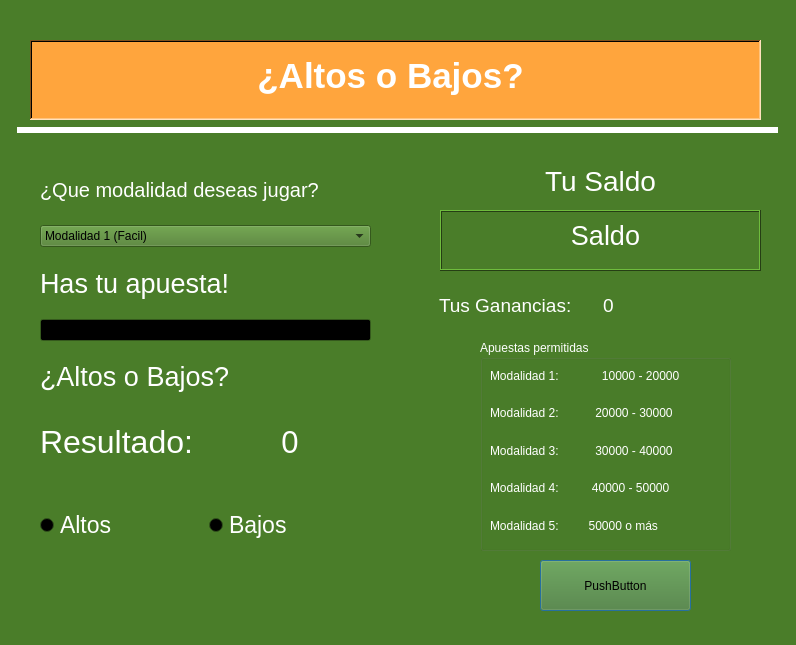
<?xml version="1.0" encoding="UTF-8"?>
<ui version="4.0">
 <class>Dialog</class>
 <widget class="QDialog" name="Dialog">
  <property name="geometry">
   <rect>
    <x>0</x>
    <y>0</y>
    <width>796</width>
    <height>645</height>
   </rect>
  </property>
  <property name="palette">
   <palette>
    <active>
     <colorrole role="WindowText">
      <brush brushstyle="SolidPattern">
       <color alpha="255">
        <red>255</red>
        <green>255</green>
        <blue>255</blue>
       </color>
      </brush>
     </colorrole>
     <colorrole role="Button">
      <brush brushstyle="SolidPattern">
       <color alpha="255">
        <red>74</red>
        <green>125</green>
        <blue>41</blue>
       </color>
      </brush>
     </colorrole>
     <colorrole role="Light">
      <brush brushstyle="SolidPattern">
       <color alpha="255">
        <red>111</red>
        <green>188</green>
        <blue>61</blue>
       </color>
      </brush>
     </colorrole>
     <colorrole role="Midlight">
      <brush brushstyle="SolidPattern">
       <color alpha="255">
        <red>92</red>
        <green>156</green>
        <blue>51</blue>
       </color>
      </brush>
     </colorrole>
     <colorrole role="Dark">
      <brush brushstyle="SolidPattern">
       <color alpha="255">
        <red>37</red>
        <green>62</green>
        <blue>20</blue>
       </color>
      </brush>
     </colorrole>
     <colorrole role="Mid">
      <brush brushstyle="SolidPattern">
       <color alpha="255">
        <red>49</red>
        <green>83</green>
        <blue>27</blue>
       </color>
      </brush>
     </colorrole>
     <colorrole role="Text">
      <brush brushstyle="SolidPattern">
       <color alpha="255">
        <red>0</red>
        <green>0</green>
        <blue>0</blue>
       </color>
      </brush>
     </colorrole>
     <colorrole role="BrightText">
      <brush brushstyle="SolidPattern">
       <color alpha="255">
        <red>255</red>
        <green>255</green>
        <blue>255</blue>
       </color>
      </brush>
     </colorrole>
     <colorrole role="ButtonText">
      <brush brushstyle="SolidPattern">
       <color alpha="255">
        <red>0</red>
        <green>0</green>
        <blue>0</blue>
       </color>
      </brush>
     </colorrole>
     <colorrole role="Base">
      <brush brushstyle="SolidPattern">
       <color alpha="255">
        <red>0</red>
        <green>0</green>
        <blue>0</blue>
       </color>
      </brush>
     </colorrole>
     <colorrole role="Window">
      <brush brushstyle="SolidPattern">
       <color alpha="255">
        <red>74</red>
        <green>125</green>
        <blue>41</blue>
       </color>
      </brush>
     </colorrole>
     <colorrole role="Shadow">
      <brush brushstyle="SolidPattern">
       <color alpha="255">
        <red>0</red>
        <green>0</green>
        <blue>0</blue>
       </color>
      </brush>
     </colorrole>
     <colorrole role="HighlightedText">
      <brush brushstyle="SolidPattern">
       <color alpha="255">
        <red>255</red>
        <green>255</green>
        <blue>255</blue>
       </color>
      </brush>
     </colorrole>
     <colorrole role="AlternateBase">
      <brush brushstyle="SolidPattern">
       <color alpha="255">
        <red>37</red>
        <green>62</green>
        <blue>20</blue>
       </color>
      </brush>
     </colorrole>
     <colorrole role="ToolTipBase">
      <brush brushstyle="SolidPattern">
       <color alpha="255">
        <red>255</red>
        <green>255</green>
        <blue>220</blue>
       </color>
      </brush>
     </colorrole>
     <colorrole role="ToolTipText">
      <brush brushstyle="SolidPattern">
       <color alpha="255">
        <red>0</red>
        <green>0</green>
        <blue>0</blue>
       </color>
      </brush>
     </colorrole>
    </active>
    <inactive>
     <colorrole role="WindowText">
      <brush brushstyle="SolidPattern">
       <color alpha="255">
        <red>255</red>
        <green>255</green>
        <blue>255</blue>
       </color>
      </brush>
     </colorrole>
     <colorrole role="Button">
      <brush brushstyle="SolidPattern">
       <color alpha="255">
        <red>74</red>
        <green>125</green>
        <blue>41</blue>
       </color>
      </brush>
     </colorrole>
     <colorrole role="Light">
      <brush brushstyle="SolidPattern">
       <color alpha="255">
        <red>111</red>
        <green>188</green>
        <blue>61</blue>
       </color>
      </brush>
     </colorrole>
     <colorrole role="Midlight">
      <brush brushstyle="SolidPattern">
       <color alpha="255">
        <red>92</red>
        <green>156</green>
        <blue>51</blue>
       </color>
      </brush>
     </colorrole>
     <colorrole role="Dark">
      <brush brushstyle="SolidPattern">
       <color alpha="255">
        <red>37</red>
        <green>62</green>
        <blue>20</blue>
       </color>
      </brush>
     </colorrole>
     <colorrole role="Mid">
      <brush brushstyle="SolidPattern">
       <color alpha="255">
        <red>49</red>
        <green>83</green>
        <blue>27</blue>
       </color>
      </brush>
     </colorrole>
     <colorrole role="Text">
      <brush brushstyle="SolidPattern">
       <color alpha="255">
        <red>0</red>
        <green>0</green>
        <blue>0</blue>
       </color>
      </brush>
     </colorrole>
     <colorrole role="BrightText">
      <brush brushstyle="SolidPattern">
       <color alpha="255">
        <red>255</red>
        <green>255</green>
        <blue>255</blue>
       </color>
      </brush>
     </colorrole>
     <colorrole role="ButtonText">
      <brush brushstyle="SolidPattern">
       <color alpha="255">
        <red>0</red>
        <green>0</green>
        <blue>0</blue>
       </color>
      </brush>
     </colorrole>
     <colorrole role="Base">
      <brush brushstyle="SolidPattern">
       <color alpha="255">
        <red>0</red>
        <green>0</green>
        <blue>0</blue>
       </color>
      </brush>
     </colorrole>
     <colorrole role="Window">
      <brush brushstyle="SolidPattern">
       <color alpha="255">
        <red>74</red>
        <green>125</green>
        <blue>41</blue>
       </color>
      </brush>
     </colorrole>
     <colorrole role="Shadow">
      <brush brushstyle="SolidPattern">
       <color alpha="255">
        <red>0</red>
        <green>0</green>
        <blue>0</blue>
       </color>
      </brush>
     </colorrole>
     <colorrole role="HighlightedText">
      <brush brushstyle="SolidPattern">
       <color alpha="255">
        <red>255</red>
        <green>255</green>
        <blue>255</blue>
       </color>
      </brush>
     </colorrole>
     <colorrole role="AlternateBase">
      <brush brushstyle="SolidPattern">
       <color alpha="255">
        <red>37</red>
        <green>62</green>
        <blue>20</blue>
       </color>
      </brush>
     </colorrole>
     <colorrole role="ToolTipBase">
      <brush brushstyle="SolidPattern">
       <color alpha="255">
        <red>255</red>
        <green>255</green>
        <blue>220</blue>
       </color>
      </brush>
     </colorrole>
     <colorrole role="ToolTipText">
      <brush brushstyle="SolidPattern">
       <color alpha="255">
        <red>0</red>
        <green>0</green>
        <blue>0</blue>
       </color>
      </brush>
     </colorrole>
    </inactive>
    <disabled>
     <colorrole role="WindowText">
      <brush brushstyle="SolidPattern">
       <color alpha="255">
        <red>37</red>
        <green>62</green>
        <blue>20</blue>
       </color>
      </brush>
     </colorrole>
     <colorrole role="Button">
      <brush brushstyle="SolidPattern">
       <color alpha="255">
        <red>74</red>
        <green>125</green>
        <blue>41</blue>
       </color>
      </brush>
     </colorrole>
     <colorrole role="Light">
      <brush brushstyle="SolidPattern">
       <color alpha="255">
        <red>111</red>
        <green>188</green>
        <blue>61</blue>
       </color>
      </brush>
     </colorrole>
     <colorrole role="Midlight">
      <brush brushstyle="SolidPattern">
       <color alpha="255">
        <red>92</red>
        <green>156</green>
        <blue>51</blue>
       </color>
      </brush>
     </colorrole>
     <colorrole role="Dark">
      <brush brushstyle="SolidPattern">
       <color alpha="255">
        <red>37</red>
        <green>62</green>
        <blue>20</blue>
       </color>
      </brush>
     </colorrole>
     <colorrole role="Mid">
      <brush brushstyle="SolidPattern">
       <color alpha="255">
        <red>49</red>
        <green>83</green>
        <blue>27</blue>
       </color>
      </brush>
     </colorrole>
     <colorrole role="Text">
      <brush brushstyle="SolidPattern">
       <color alpha="255">
        <red>37</red>
        <green>62</green>
        <blue>20</blue>
       </color>
      </brush>
     </colorrole>
     <colorrole role="BrightText">
      <brush brushstyle="SolidPattern">
       <color alpha="255">
        <red>255</red>
        <green>255</green>
        <blue>255</blue>
       </color>
      </brush>
     </colorrole>
     <colorrole role="ButtonText">
      <brush brushstyle="SolidPattern">
       <color alpha="255">
        <red>37</red>
        <green>62</green>
        <blue>20</blue>
       </color>
      </brush>
     </colorrole>
     <colorrole role="Base">
      <brush brushstyle="SolidPattern">
       <color alpha="255">
        <red>74</red>
        <green>125</green>
        <blue>41</blue>
       </color>
      </brush>
     </colorrole>
     <colorrole role="Window">
      <brush brushstyle="SolidPattern">
       <color alpha="255">
        <red>74</red>
        <green>125</green>
        <blue>41</blue>
       </color>
      </brush>
     </colorrole>
     <colorrole role="Shadow">
      <brush brushstyle="SolidPattern">
       <color alpha="255">
        <red>0</red>
        <green>0</green>
        <blue>0</blue>
       </color>
      </brush>
     </colorrole>
     <colorrole role="HighlightedText">
      <brush brushstyle="SolidPattern">
       <color alpha="255">
        <red>255</red>
        <green>255</green>
        <blue>255</blue>
       </color>
      </brush>
     </colorrole>
     <colorrole role="AlternateBase">
      <brush brushstyle="SolidPattern">
       <color alpha="255">
        <red>74</red>
        <green>125</green>
        <blue>41</blue>
       </color>
      </brush>
     </colorrole>
     <colorrole role="ToolTipBase">
      <brush brushstyle="SolidPattern">
       <color alpha="255">
        <red>255</red>
        <green>255</green>
        <blue>220</blue>
       </color>
      </brush>
     </colorrole>
     <colorrole role="ToolTipText">
      <brush brushstyle="SolidPattern">
       <color alpha="255">
        <red>0</red>
        <green>0</green>
        <blue>0</blue>
       </color>
      </brush>
     </colorrole>
    </disabled>
   </palette>
  </property>
  <property name="windowTitle">
   <string>Dialog</string>
  </property>
  <widget class="QLabel" name="label">
   <property name="geometry">
    <rect>
     <x>40</x>
     <y>40</y>
     <width>701</width>
     <height>71</height>
    </rect>
   </property>
   <property name="font">
    <font>
     <pointsize>26</pointsize>
     <weight>75</weight>
     <bold>true</bold>
    </font>
   </property>
   <property name="layoutDirection">
    <enum>Qt::LeftToRight</enum>
   </property>
   <property name="text">
    <string>¿Altos o Bajos?</string>
   </property>
   <property name="alignment">
    <set>Qt::AlignCenter</set>
   </property>
  </widget>
  <widget class="QFrame" name="frame">
   <property name="geometry">
    <rect>
     <x>30</x>
     <y>40</y>
     <width>731</width>
     <height>80</height>
    </rect>
   </property>
   <property name="baseSize">
    <size>
     <width>0</width>
     <height>0</height>
    </size>
   </property>
   <property name="palette">
    <palette>
     <active>
      <colorrole role="WindowText">
       <brush brushstyle="SolidPattern">
        <color alpha="255">
         <red>0</red>
         <green>0</green>
         <blue>0</blue>
        </color>
       </brush>
      </colorrole>
      <colorrole role="Button">
       <brush brushstyle="SolidPattern">
        <color alpha="255">
         <red>255</red>
         <green>165</green>
         <blue>61</blue>
        </color>
       </brush>
      </colorrole>
      <colorrole role="Light">
       <brush brushstyle="SolidPattern">
        <color alpha="255">
         <red>255</red>
         <green>225</green>
         <blue>189</blue>
        </color>
       </brush>
      </colorrole>
      <colorrole role="Midlight">
       <brush brushstyle="SolidPattern">
        <color alpha="255">
         <red>255</red>
         <green>195</green>
         <blue>125</blue>
        </color>
       </brush>
      </colorrole>
      <colorrole role="Dark">
       <brush brushstyle="SolidPattern">
        <color alpha="255">
         <red>127</red>
         <green>82</green>
         <blue>30</blue>
        </color>
       </brush>
      </colorrole>
      <colorrole role="Mid">
       <brush brushstyle="SolidPattern">
        <color alpha="255">
         <red>170</red>
         <green>110</green>
         <blue>40</blue>
        </color>
       </brush>
      </colorrole>
      <colorrole role="Text">
       <brush brushstyle="SolidPattern">
        <color alpha="255">
         <red>0</red>
         <green>0</green>
         <blue>0</blue>
        </color>
       </brush>
      </colorrole>
      <colorrole role="BrightText">
       <brush brushstyle="SolidPattern">
        <color alpha="255">
         <red>255</red>
         <green>255</green>
         <blue>255</blue>
        </color>
       </brush>
      </colorrole>
      <colorrole role="ButtonText">
       <brush brushstyle="SolidPattern">
        <color alpha="255">
         <red>0</red>
         <green>0</green>
         <blue>0</blue>
        </color>
       </brush>
      </colorrole>
      <colorrole role="Base">
       <brush brushstyle="SolidPattern">
        <color alpha="255">
         <red>255</red>
         <green>255</green>
         <blue>255</blue>
        </color>
       </brush>
      </colorrole>
      <colorrole role="Window">
       <brush brushstyle="SolidPattern">
        <color alpha="255">
         <red>255</red>
         <green>165</green>
         <blue>61</blue>
        </color>
       </brush>
      </colorrole>
      <colorrole role="Shadow">
       <brush brushstyle="SolidPattern">
        <color alpha="255">
         <red>0</red>
         <green>0</green>
         <blue>0</blue>
        </color>
       </brush>
      </colorrole>
      <colorrole role="AlternateBase">
       <brush brushstyle="SolidPattern">
        <color alpha="255">
         <red>255</red>
         <green>210</green>
         <blue>158</blue>
        </color>
       </brush>
      </colorrole>
      <colorrole role="ToolTipBase">
       <brush brushstyle="SolidPattern">
        <color alpha="255">
         <red>255</red>
         <green>255</green>
         <blue>220</blue>
        </color>
       </brush>
      </colorrole>
      <colorrole role="ToolTipText">
       <brush brushstyle="SolidPattern">
        <color alpha="255">
         <red>0</red>
         <green>0</green>
         <blue>0</blue>
        </color>
       </brush>
      </colorrole>
     </active>
     <inactive>
      <colorrole role="WindowText">
       <brush brushstyle="SolidPattern">
        <color alpha="255">
         <red>0</red>
         <green>0</green>
         <blue>0</blue>
        </color>
       </brush>
      </colorrole>
      <colorrole role="Button">
       <brush brushstyle="SolidPattern">
        <color alpha="255">
         <red>255</red>
         <green>165</green>
         <blue>61</blue>
        </color>
       </brush>
      </colorrole>
      <colorrole role="Light">
       <brush brushstyle="SolidPattern">
        <color alpha="255">
         <red>255</red>
         <green>225</green>
         <blue>189</blue>
        </color>
       </brush>
      </colorrole>
      <colorrole role="Midlight">
       <brush brushstyle="SolidPattern">
        <color alpha="255">
         <red>255</red>
         <green>195</green>
         <blue>125</blue>
        </color>
       </brush>
      </colorrole>
      <colorrole role="Dark">
       <brush brushstyle="SolidPattern">
        <color alpha="255">
         <red>127</red>
         <green>82</green>
         <blue>30</blue>
        </color>
       </brush>
      </colorrole>
      <colorrole role="Mid">
       <brush brushstyle="SolidPattern">
        <color alpha="255">
         <red>170</red>
         <green>110</green>
         <blue>40</blue>
        </color>
       </brush>
      </colorrole>
      <colorrole role="Text">
       <brush brushstyle="SolidPattern">
        <color alpha="255">
         <red>0</red>
         <green>0</green>
         <blue>0</blue>
        </color>
       </brush>
      </colorrole>
      <colorrole role="BrightText">
       <brush brushstyle="SolidPattern">
        <color alpha="255">
         <red>255</red>
         <green>255</green>
         <blue>255</blue>
        </color>
       </brush>
      </colorrole>
      <colorrole role="ButtonText">
       <brush brushstyle="SolidPattern">
        <color alpha="255">
         <red>0</red>
         <green>0</green>
         <blue>0</blue>
        </color>
       </brush>
      </colorrole>
      <colorrole role="Base">
       <brush brushstyle="SolidPattern">
        <color alpha="255">
         <red>255</red>
         <green>255</green>
         <blue>255</blue>
        </color>
       </brush>
      </colorrole>
      <colorrole role="Window">
       <brush brushstyle="SolidPattern">
        <color alpha="255">
         <red>255</red>
         <green>165</green>
         <blue>61</blue>
        </color>
       </brush>
      </colorrole>
      <colorrole role="Shadow">
       <brush brushstyle="SolidPattern">
        <color alpha="255">
         <red>0</red>
         <green>0</green>
         <blue>0</blue>
        </color>
       </brush>
      </colorrole>
      <colorrole role="AlternateBase">
       <brush brushstyle="SolidPattern">
        <color alpha="255">
         <red>255</red>
         <green>210</green>
         <blue>158</blue>
        </color>
       </brush>
      </colorrole>
      <colorrole role="ToolTipBase">
       <brush brushstyle="SolidPattern">
        <color alpha="255">
         <red>255</red>
         <green>255</green>
         <blue>220</blue>
        </color>
       </brush>
      </colorrole>
      <colorrole role="ToolTipText">
       <brush brushstyle="SolidPattern">
        <color alpha="255">
         <red>0</red>
         <green>0</green>
         <blue>0</blue>
        </color>
       </brush>
      </colorrole>
     </inactive>
     <disabled>
      <colorrole role="WindowText">
       <brush brushstyle="SolidPattern">
        <color alpha="255">
         <red>127</red>
         <green>82</green>
         <blue>30</blue>
        </color>
       </brush>
      </colorrole>
      <colorrole role="Button">
       <brush brushstyle="SolidPattern">
        <color alpha="255">
         <red>255</red>
         <green>165</green>
         <blue>61</blue>
        </color>
       </brush>
      </colorrole>
      <colorrole role="Light">
       <brush brushstyle="SolidPattern">
        <color alpha="255">
         <red>255</red>
         <green>225</green>
         <blue>189</blue>
        </color>
       </brush>
      </colorrole>
      <colorrole role="Midlight">
       <brush brushstyle="SolidPattern">
        <color alpha="255">
         <red>255</red>
         <green>195</green>
         <blue>125</blue>
        </color>
       </brush>
      </colorrole>
      <colorrole role="Dark">
       <brush brushstyle="SolidPattern">
        <color alpha="255">
         <red>127</red>
         <green>82</green>
         <blue>30</blue>
        </color>
       </brush>
      </colorrole>
      <colorrole role="Mid">
       <brush brushstyle="SolidPattern">
        <color alpha="255">
         <red>170</red>
         <green>110</green>
         <blue>40</blue>
        </color>
       </brush>
      </colorrole>
      <colorrole role="Text">
       <brush brushstyle="SolidPattern">
        <color alpha="255">
         <red>127</red>
         <green>82</green>
         <blue>30</blue>
        </color>
       </brush>
      </colorrole>
      <colorrole role="BrightText">
       <brush brushstyle="SolidPattern">
        <color alpha="255">
         <red>255</red>
         <green>255</green>
         <blue>255</blue>
        </color>
       </brush>
      </colorrole>
      <colorrole role="ButtonText">
       <brush brushstyle="SolidPattern">
        <color alpha="255">
         <red>127</red>
         <green>82</green>
         <blue>30</blue>
        </color>
       </brush>
      </colorrole>
      <colorrole role="Base">
       <brush brushstyle="SolidPattern">
        <color alpha="255">
         <red>255</red>
         <green>165</green>
         <blue>61</blue>
        </color>
       </brush>
      </colorrole>
      <colorrole role="Window">
       <brush brushstyle="SolidPattern">
        <color alpha="255">
         <red>255</red>
         <green>165</green>
         <blue>61</blue>
        </color>
       </brush>
      </colorrole>
      <colorrole role="Shadow">
       <brush brushstyle="SolidPattern">
        <color alpha="255">
         <red>0</red>
         <green>0</green>
         <blue>0</blue>
        </color>
       </brush>
      </colorrole>
      <colorrole role="AlternateBase">
       <brush brushstyle="SolidPattern">
        <color alpha="255">
         <red>255</red>
         <green>165</green>
         <blue>61</blue>
        </color>
       </brush>
      </colorrole>
      <colorrole role="ToolTipBase">
       <brush brushstyle="SolidPattern">
        <color alpha="255">
         <red>255</red>
         <green>255</green>
         <blue>220</blue>
        </color>
       </brush>
      </colorrole>
      <colorrole role="ToolTipText">
       <brush brushstyle="SolidPattern">
        <color alpha="255">
         <red>0</red>
         <green>0</green>
         <blue>0</blue>
        </color>
       </brush>
      </colorrole>
     </disabled>
    </palette>
   </property>
   <property name="autoFillBackground">
    <bool>true</bool>
   </property>
   <property name="frameShape">
    <enum>QFrame::WinPanel</enum>
   </property>
   <property name="frameShadow">
    <enum>QFrame::Sunken</enum>
   </property>
   <property name="lineWidth">
    <number>18</number>
   </property>
  </widget>
  <widget class="Line" name="line">
   <property name="geometry">
    <rect>
     <x>17</x>
     <y>120</y>
     <width>761</width>
     <height>20</height>
    </rect>
   </property>
   <property name="frameShadow">
    <enum>QFrame::Plain</enum>
   </property>
   <property name="lineWidth">
    <number>6</number>
   </property>
   <property name="orientation">
    <enum>Qt::Horizontal</enum>
   </property>
  </widget>
  <widget class="QWidget" name="verticalLayoutWidget">
   <property name="geometry">
    <rect>
     <x>40</x>
     <y>160</y>
     <width>331</width>
     <height>311</height>
    </rect>
   </property>
   <layout class="QVBoxLayout" name="verticalLayout">
    <item>
     <widget class="QLabel" name="label_2">
      <property name="font">
       <font>
        <pointsize>15</pointsize>
       </font>
      </property>
      <property name="text">
       <string>¿Que modalidad deseas jugar?</string>
      </property>
     </widget>
    </item>
    <item>
     <widget class="QComboBox" name="Modalidad">
      <item>
       <property name="text">
        <string>Modalidad 1 (Facil)</string>
       </property>
      </item>
      <item>
       <property name="text">
        <string>Modalidad 2 (Medio)</string>
       </property>
      </item>
      <item>
       <property name="text">
        <string>Modalidad 3 (Dificil)</string>
       </property>
      </item>
      <item>
       <property name="text">
        <string>Modalidad 4 (Muy Dificil)</string>
       </property>
      </item>
      <item>
       <property name="text">
        <string>Modalidad 5 (Millonario)</string>
       </property>
      </item>
     </widget>
    </item>
    <item>
     <widget class="QLabel" name="label_3">
      <property name="font">
       <font>
        <pointsize>20</pointsize>
       </font>
      </property>
      <property name="text">
       <string>Has tu apuesta!</string>
      </property>
     </widget>
    </item>
    <item>
     <widget class="QLineEdit" name="Apuesta">
      <property name="text">
       <string>what</string>
      </property>
      <property name="placeholderText">
       <string/>
      </property>
     </widget>
    </item>
    <item>
     <widget class="QLabel" name="label_4">
      <property name="font">
       <font>
        <pointsize>20</pointsize>
       </font>
      </property>
      <property name="text">
       <string>¿Altos o Bajos?</string>
      </property>
     </widget>
    </item>
    <item>
     <layout class="QHBoxLayout" name="horizontalLayout_3">
      <item>
       <widget class="QLabel" name="label_11">
        <property name="font">
         <font>
          <pointsize>24</pointsize>
         </font>
        </property>
        <property name="text">
         <string>Resultado:</string>
        </property>
       </widget>
      </item>
      <item>
       <widget class="QLabel" name="ResultadoLabel">
        <property name="font">
         <font>
          <pointsize>23</pointsize>
         </font>
        </property>
        <property name="text">
         <string>0</string>
        </property>
        <property name="alignment">
         <set>Qt::AlignCenter</set>
        </property>
       </widget>
      </item>
     </layout>
    </item>
   </layout>
  </widget>
  <widget class="QWidget" name="horizontalLayoutWidget">
   <property name="geometry">
    <rect>
     <x>40</x>
     <y>470</y>
     <width>331</width>
     <height>111</height>
    </rect>
   </property>
   <layout class="QHBoxLayout" name="horizontalLayout">
    <item>
     <widget class="QRadioButton" name="Altos">
      <property name="font">
       <font>
        <pointsize>17</pointsize>
       </font>
      </property>
      <property name="text">
       <string>Altos</string>
      </property>
     </widget>
    </item>
    <item>
     <widget class="QRadioButton" name="Bajos">
      <property name="font">
       <font>
        <pointsize>17</pointsize>
       </font>
      </property>
      <property name="text">
       <string>Bajos</string>
      </property>
      <property name="checked">
       <bool>true</bool>
      </property>
     </widget>
    </item>
   </layout>
  </widget>
  <widget class="QGroupBox" name="groupBox">
   <property name="geometry">
    <rect>
     <x>480</x>
     <y>340</y>
     <width>251</width>
     <height>211</height>
    </rect>
   </property>
   <property name="palette">
    <palette>
     <active>
      <colorrole role="WindowText">
       <brush brushstyle="SolidPattern">
        <color alpha="255">
         <red>255</red>
         <green>255</green>
         <blue>255</blue>
        </color>
       </brush>
      </colorrole>
      <colorrole role="Button">
       <brush brushstyle="SolidPattern">
        <color alpha="255">
         <red>0</red>
         <green>0</green>
         <blue>0</blue>
        </color>
       </brush>
      </colorrole>
      <colorrole role="Light">
       <brush brushstyle="SolidPattern">
        <color alpha="255">
         <red>0</red>
         <green>0</green>
         <blue>0</blue>
        </color>
       </brush>
      </colorrole>
      <colorrole role="Midlight">
       <brush brushstyle="SolidPattern">
        <color alpha="255">
         <red>0</red>
         <green>0</green>
         <blue>0</blue>
        </color>
       </brush>
      </colorrole>
      <colorrole role="Dark">
       <brush brushstyle="SolidPattern">
        <color alpha="255">
         <red>0</red>
         <green>0</green>
         <blue>0</blue>
        </color>
       </brush>
      </colorrole>
      <colorrole role="Mid">
       <brush brushstyle="SolidPattern">
        <color alpha="255">
         <red>0</red>
         <green>0</green>
         <blue>0</blue>
        </color>
       </brush>
      </colorrole>
      <colorrole role="Text">
       <brush brushstyle="SolidPattern">
        <color alpha="255">
         <red>255</red>
         <green>255</green>
         <blue>255</blue>
        </color>
       </brush>
      </colorrole>
      <colorrole role="BrightText">
       <brush brushstyle="SolidPattern">
        <color alpha="255">
         <red>255</red>
         <green>255</green>
         <blue>255</blue>
        </color>
       </brush>
      </colorrole>
      <colorrole role="ButtonText">
       <brush brushstyle="SolidPattern">
        <color alpha="255">
         <red>255</red>
         <green>255</green>
         <blue>255</blue>
        </color>
       </brush>
      </colorrole>
      <colorrole role="Base">
       <brush brushstyle="SolidPattern">
        <color alpha="255">
         <red>0</red>
         <green>0</green>
         <blue>0</blue>
        </color>
       </brush>
      </colorrole>
      <colorrole role="Window">
       <brush brushstyle="SolidPattern">
        <color alpha="255">
         <red>0</red>
         <green>0</green>
         <blue>0</blue>
        </color>
       </brush>
      </colorrole>
      <colorrole role="Shadow">
       <brush brushstyle="SolidPattern">
        <color alpha="255">
         <red>0</red>
         <green>0</green>
         <blue>0</blue>
        </color>
       </brush>
      </colorrole>
      <colorrole role="AlternateBase">
       <brush brushstyle="SolidPattern">
        <color alpha="255">
         <red>0</red>
         <green>0</green>
         <blue>0</blue>
        </color>
       </brush>
      </colorrole>
      <colorrole role="ToolTipBase">
       <brush brushstyle="SolidPattern">
        <color alpha="255">
         <red>255</red>
         <green>255</green>
         <blue>220</blue>
        </color>
       </brush>
      </colorrole>
      <colorrole role="ToolTipText">
       <brush brushstyle="SolidPattern">
        <color alpha="255">
         <red>0</red>
         <green>0</green>
         <blue>0</blue>
        </color>
       </brush>
      </colorrole>
     </active>
     <inactive>
      <colorrole role="WindowText">
       <brush brushstyle="SolidPattern">
        <color alpha="255">
         <red>255</red>
         <green>255</green>
         <blue>255</blue>
        </color>
       </brush>
      </colorrole>
      <colorrole role="Button">
       <brush brushstyle="SolidPattern">
        <color alpha="255">
         <red>0</red>
         <green>0</green>
         <blue>0</blue>
        </color>
       </brush>
      </colorrole>
      <colorrole role="Light">
       <brush brushstyle="SolidPattern">
        <color alpha="255">
         <red>0</red>
         <green>0</green>
         <blue>0</blue>
        </color>
       </brush>
      </colorrole>
      <colorrole role="Midlight">
       <brush brushstyle="SolidPattern">
        <color alpha="255">
         <red>0</red>
         <green>0</green>
         <blue>0</blue>
        </color>
       </brush>
      </colorrole>
      <colorrole role="Dark">
       <brush brushstyle="SolidPattern">
        <color alpha="255">
         <red>0</red>
         <green>0</green>
         <blue>0</blue>
        </color>
       </brush>
      </colorrole>
      <colorrole role="Mid">
       <brush brushstyle="SolidPattern">
        <color alpha="255">
         <red>0</red>
         <green>0</green>
         <blue>0</blue>
        </color>
       </brush>
      </colorrole>
      <colorrole role="Text">
       <brush brushstyle="SolidPattern">
        <color alpha="255">
         <red>255</red>
         <green>255</green>
         <blue>255</blue>
        </color>
       </brush>
      </colorrole>
      <colorrole role="BrightText">
       <brush brushstyle="SolidPattern">
        <color alpha="255">
         <red>255</red>
         <green>255</green>
         <blue>255</blue>
        </color>
       </brush>
      </colorrole>
      <colorrole role="ButtonText">
       <brush brushstyle="SolidPattern">
        <color alpha="255">
         <red>255</red>
         <green>255</green>
         <blue>255</blue>
        </color>
       </brush>
      </colorrole>
      <colorrole role="Base">
       <brush brushstyle="SolidPattern">
        <color alpha="255">
         <red>0</red>
         <green>0</green>
         <blue>0</blue>
        </color>
       </brush>
      </colorrole>
      <colorrole role="Window">
       <brush brushstyle="SolidPattern">
        <color alpha="255">
         <red>0</red>
         <green>0</green>
         <blue>0</blue>
        </color>
       </brush>
      </colorrole>
      <colorrole role="Shadow">
       <brush brushstyle="SolidPattern">
        <color alpha="255">
         <red>0</red>
         <green>0</green>
         <blue>0</blue>
        </color>
       </brush>
      </colorrole>
      <colorrole role="AlternateBase">
       <brush brushstyle="SolidPattern">
        <color alpha="255">
         <red>0</red>
         <green>0</green>
         <blue>0</blue>
        </color>
       </brush>
      </colorrole>
      <colorrole role="ToolTipBase">
       <brush brushstyle="SolidPattern">
        <color alpha="255">
         <red>255</red>
         <green>255</green>
         <blue>220</blue>
        </color>
       </brush>
      </colorrole>
      <colorrole role="ToolTipText">
       <brush brushstyle="SolidPattern">
        <color alpha="255">
         <red>0</red>
         <green>0</green>
         <blue>0</blue>
        </color>
       </brush>
      </colorrole>
     </inactive>
     <disabled>
      <colorrole role="WindowText">
       <brush brushstyle="SolidPattern">
        <color alpha="255">
         <red>0</red>
         <green>0</green>
         <blue>0</blue>
        </color>
       </brush>
      </colorrole>
      <colorrole role="Button">
       <brush brushstyle="SolidPattern">
        <color alpha="255">
         <red>0</red>
         <green>0</green>
         <blue>0</blue>
        </color>
       </brush>
      </colorrole>
      <colorrole role="Light">
       <brush brushstyle="SolidPattern">
        <color alpha="255">
         <red>0</red>
         <green>0</green>
         <blue>0</blue>
        </color>
       </brush>
      </colorrole>
      <colorrole role="Midlight">
       <brush brushstyle="SolidPattern">
        <color alpha="255">
         <red>0</red>
         <green>0</green>
         <blue>0</blue>
        </color>
       </brush>
      </colorrole>
      <colorrole role="Dark">
       <brush brushstyle="SolidPattern">
        <color alpha="255">
         <red>0</red>
         <green>0</green>
         <blue>0</blue>
        </color>
       </brush>
      </colorrole>
      <colorrole role="Mid">
       <brush brushstyle="SolidPattern">
        <color alpha="255">
         <red>0</red>
         <green>0</green>
         <blue>0</blue>
        </color>
       </brush>
      </colorrole>
      <colorrole role="Text">
       <brush brushstyle="SolidPattern">
        <color alpha="255">
         <red>0</red>
         <green>0</green>
         <blue>0</blue>
        </color>
       </brush>
      </colorrole>
      <colorrole role="BrightText">
       <brush brushstyle="SolidPattern">
        <color alpha="255">
         <red>255</red>
         <green>255</green>
         <blue>255</blue>
        </color>
       </brush>
      </colorrole>
      <colorrole role="ButtonText">
       <brush brushstyle="SolidPattern">
        <color alpha="255">
         <red>0</red>
         <green>0</green>
         <blue>0</blue>
        </color>
       </brush>
      </colorrole>
      <colorrole role="Base">
       <brush brushstyle="SolidPattern">
        <color alpha="255">
         <red>0</red>
         <green>0</green>
         <blue>0</blue>
        </color>
       </brush>
      </colorrole>
      <colorrole role="Window">
       <brush brushstyle="SolidPattern">
        <color alpha="255">
         <red>0</red>
         <green>0</green>
         <blue>0</blue>
        </color>
       </brush>
      </colorrole>
      <colorrole role="Shadow">
       <brush brushstyle="SolidPattern">
        <color alpha="255">
         <red>0</red>
         <green>0</green>
         <blue>0</blue>
        </color>
       </brush>
      </colorrole>
      <colorrole role="AlternateBase">
       <brush brushstyle="SolidPattern">
        <color alpha="255">
         <red>0</red>
         <green>0</green>
         <blue>0</blue>
        </color>
       </brush>
      </colorrole>
      <colorrole role="ToolTipBase">
       <brush brushstyle="SolidPattern">
        <color alpha="255">
         <red>255</red>
         <green>255</green>
         <blue>220</blue>
        </color>
       </brush>
      </colorrole>
      <colorrole role="ToolTipText">
       <brush brushstyle="SolidPattern">
        <color alpha="255">
         <red>0</red>
         <green>0</green>
         <blue>0</blue>
        </color>
       </brush>
      </colorrole>
     </disabled>
    </palette>
   </property>
   <property name="title">
    <string>Apuestas permitidas</string>
   </property>
   <widget class="QWidget" name="verticalLayoutWidget_2">
    <property name="geometry">
     <rect>
      <x>10</x>
      <y>20</y>
      <width>231</width>
      <height>181</height>
     </rect>
    </property>
    <layout class="QVBoxLayout" name="verticalLayout_2">
     <item>
      <widget class="QLabel" name="label_7">
       <property name="text">
        <string>Modalidad 1:             10000 - 20000</string>
       </property>
      </widget>
     </item>
     <item>
      <widget class="QLabel" name="label_8">
       <property name="text">
        <string>Modalidad 2:           20000 - 30000</string>
       </property>
      </widget>
     </item>
     <item>
      <widget class="QLabel" name="label_9">
       <property name="text">
        <string>Modalidad 3:           30000 - 40000</string>
       </property>
      </widget>
     </item>
     <item>
      <widget class="QLabel" name="label_10">
       <property name="text">
        <string>Modalidad 4:          40000 - 50000</string>
       </property>
      </widget>
     </item>
     <item>
      <widget class="QLabel" name="label_6">
       <property name="text">
        <string>Modalidad 5:         50000 o más</string>
       </property>
      </widget>
     </item>
    </layout>
   </widget>
  </widget>
  <widget class="QPushButton" name="pushButton">
   <property name="geometry">
    <rect>
     <x>540</x>
     <y>560</y>
     <width>151</width>
     <height>51</height>
    </rect>
   </property>
   <property name="text">
    <string>PushButton</string>
   </property>
  </widget>
  <widget class="QFrame" name="frame_2">
   <property name="geometry">
    <rect>
     <x>440</x>
     <y>210</y>
     <width>321</width>
     <height>61</height>
    </rect>
   </property>
   <property name="frameShape">
    <enum>QFrame::Box</enum>
   </property>
   <property name="frameShadow">
    <enum>QFrame::Raised</enum>
   </property>
   <widget class="QLabel" name="SaldoLabel">
    <property name="geometry">
     <rect>
      <x>10</x>
      <y>0</y>
      <width>311</width>
      <height>51</height>
     </rect>
    </property>
    <property name="font">
     <font>
      <pointsize>20</pointsize>
     </font>
    </property>
    <property name="text">
     <string>Saldo</string>
    </property>
    <property name="alignment">
     <set>Qt::AlignCenter</set>
    </property>
   </widget>
  </widget>
  <widget class="QLabel" name="label_5">
   <property name="geometry">
    <rect>
     <x>480</x>
     <y>160</y>
     <width>241</width>
     <height>41</height>
    </rect>
   </property>
   <property name="font">
    <font>
     <pointsize>21</pointsize>
    </font>
   </property>
   <property name="text">
    <string>Tu Saldo</string>
   </property>
   <property name="alignment">
    <set>Qt::AlignCenter</set>
   </property>
  </widget>
  <widget class="QWidget" name="horizontalLayoutWidget_2">
   <property name="geometry">
    <rect>
     <x>439</x>
     <y>280</y>
     <width>321</width>
     <height>51</height>
    </rect>
   </property>
   <layout class="QHBoxLayout" name="horizontalLayout_2">
    <item>
     <widget class="QLabel" name="label_12">
      <property name="font">
       <font>
        <pointsize>14</pointsize>
       </font>
      </property>
      <property name="text">
       <string>Tus Ganancias:</string>
      </property>
     </widget>
    </item>
    <item>
     <widget class="QLabel" name="GananciaLabel">
      <property name="font">
       <font>
        <pointsize>14</pointsize>
       </font>
      </property>
      <property name="text">
       <string>0</string>
      </property>
     </widget>
    </item>
   </layout>
  </widget>
  <zorder>frame</zorder>
  <zorder>label</zorder>
  <zorder>line</zorder>
  <zorder>verticalLayoutWidget</zorder>
  <zorder>horizontalLayoutWidget</zorder>
  <zorder>groupBox</zorder>
  <zorder>pushButton</zorder>
  <zorder>frame_2</zorder>
  <zorder>label_5</zorder>
  <zorder>horizontalLayoutWidget_2</zorder>
 </widget>
 <resources/>
 <connections/>
</ui>
